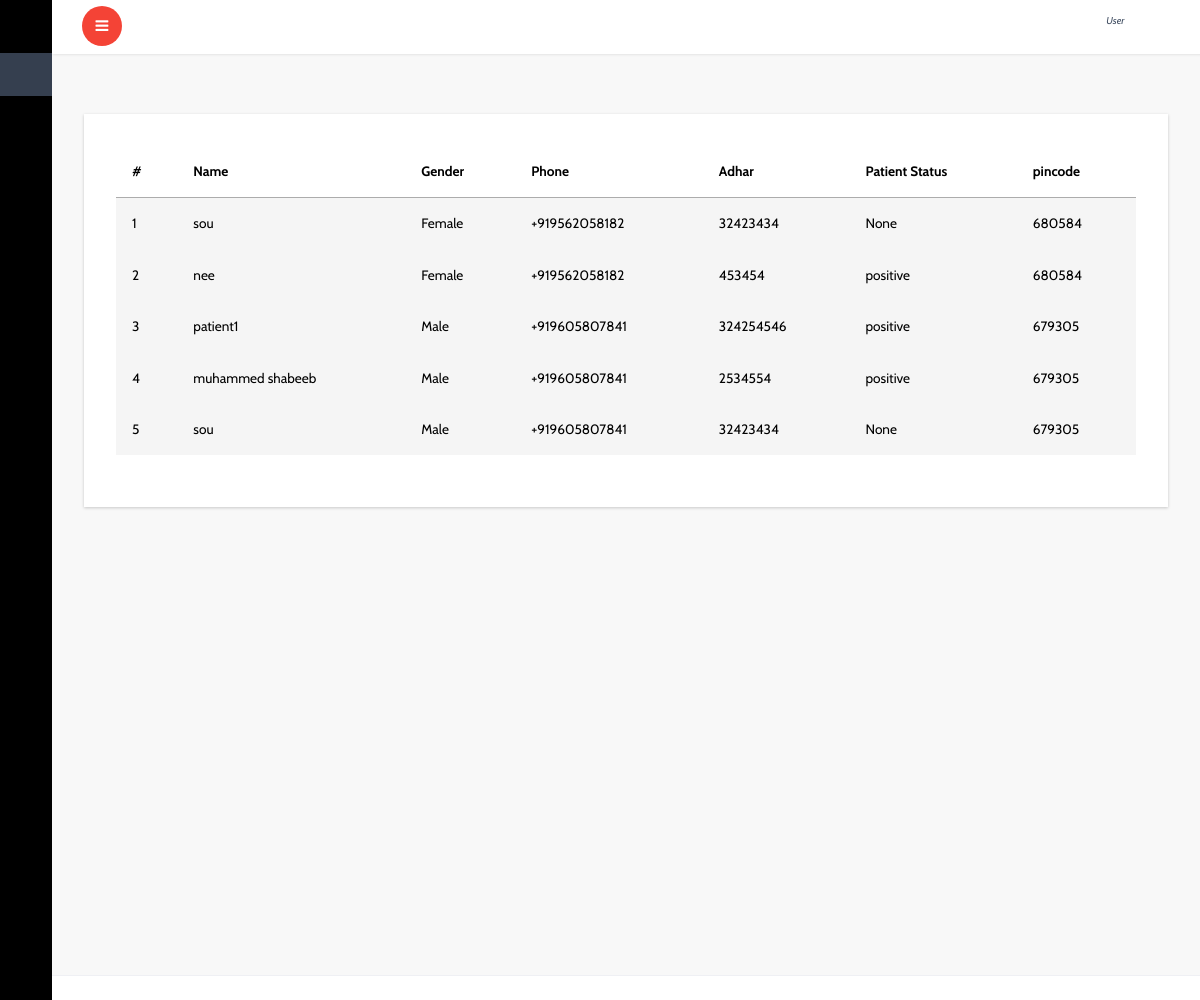
Screenshot of /patient/view_all_patients with the database file from the repository.
### center/models.py (models this page shows, shortened)
class Patient(models.Model):
    user=models.ForeignKey(User,on_delete=models.CASCADE,blank=True,null=True)
    center=models.ForeignKey(Center,on_delete=models.CASCADE,blank=True,null=True)
    lab=models.ForeignKey(Lab,on_delete=models.CASCADE,blank=True,null=True)
    home=models.ForeignKey(Home,on_delete=models.CASCADE,blank=True,null=True)
    patient=models.ForeignKey(Patient_Register,on_delete=models.CASCADE,blank=True,null=True)
    name=models.CharField(max_length=50)
    email=models.EmailField(blank=True,null=True)
    adhar=models.PositiveIntegerField(unique=True,blank=True,null=True)
    age=models.PositiveIntegerField(blank=True,null=True)
    gender=models.CharField(max_length=20,choices=GENDER_CHOICES,blank=True,null=True)
    phone=PhoneNumberField(blank=True,null=True)
    house_name=models.CharField(max_length=40,blank=True,null=True)
    place=models.CharField(max_length=70,blank=True,null=True)
    authority_type=models.CharField(max_length=30,choices=authority_types,blank=True,null=True)
    authority_name=models.CharField(max_length=100,blank=True,null=True)
    ward_no=models.PositiveIntegerField(blank=True,null=True)
    village=models.CharField(max_length=50,blank=True,null=True)
    district=models.CharField(max_length=50,default=Thrissur)
    pincode=models.PositiveIntegerField(blank=True,null=True)
    patient_hos_id=models.PositiveIntegerField(blank=True,null=True)
    test_id=models.PositiveIntegerField(blank=True,null=True)
    test_date=models.DateField(auto_now_add=True,blank=True,null=True)
    test_name=models.CharField(max_length=50,choices=test_names,default=rtpcr)
    patient_status=models.CharField(max_length=30,choices=patient_present_status,blank=True,null=True)
    created_date=models.DateField(auto_now_add=True)

### account/models.py (models this page shows, shortened)
class Patient_Register(models.Model):
    user=models.OneToOneField(User,on_delete=models.CASCADE)
    name=models.CharField(max_length=30)
    phonenumber=PhoneNumberField()
    adhar=models.PositiveIntegerField(unique=True)
    pincode=models.PositiveIntegerField()

### patient/views.py (the view)
# urls.py: path('view_all_patients',views.view_all_patients,name='view_all_patients'),
def view_all_patients(request):
    patients=Patient.objects.all()
    return render(request,'doctor/view_all_patients.html',{'patients':patients})

### templates/doctor/view_all_patients.html (shortened to what this page needs)
{% extends 'dashboard/index.html' %}
{% block content %}
			<div id="page-wrapper">
				<div class="graphs">
					 <div class="xs tabls">
						<div class="bs-example4" data-example-id="contextual-table">
                            <table class="table">
                                <thead>
                                  <tr>
                                    <th>#</th>
                                    <th>Name</th>
                                    <th>Gender</th>
                                     <th>Phone</th>
                                     <th>Adhar</th>
                                     <th>Patient Status</th>
                                     <th>pincode</th>
                                  </tr>
                                </thead>
                                <tbody>
                                  {% if patients %}
                                    {% for l in patients %}
                                  <tr class="active">
                                      <td class="serial">{{ forloop.counter }}</td>
                                      {% if l.patient.name %}
                                      <td>{{l.patient.name}}</td>
                                      {% else %}
                                      <td>{{l.name}}</td>
                                      {% endif %}
                                      <td>{{l.gender}}</td>
                                      <td>{{l.phone}}</td>
                                      {% if l.patient.adhar %}
                                      <td>{{l.patient.adhar}}</td>
                                      {% else %}
                                      <td>{{l.adhar}}</td>
                                      {% endif %}
                                      <td>{{l.patient_status}}</td>
                                      <td>{{l.pincode}}</td>
                                </tr>
                                  {% endfor %}
                                  </tbody>
                                  {% else %}
                                  <br>
                                  <h2>No List Added</h2>
                                  {% endif %}
                              </table>
					   </div>
						</div>
						</div>
					</div>
		{% endblock %}

### rows the page displays
Patient: patient.name "sou", gender "Female", phone "+919562058182", patient.adhar "32423434", patient_status "None", pincode "680584"
Patient: patient.name "nee", gender "Female", phone "+919562058182", patient.adhar "453454", patient_status "positive", pincode "680584"
Patient: patient.name "patient1", gender "Male", phone "+919605807841", patient.adhar "324254546", patient_status "positive", pincode "679305"
Patient: patient.name "muhammed shabeeb", gender "Male", phone "+919605807841", patient.adhar "2534554", patient_status "positive", pincode "679305"
Patient: patient.name "sou", gender "Male", phone "+919605807841", patient.adhar "32423434", patient_status "None", pincode "679305"
